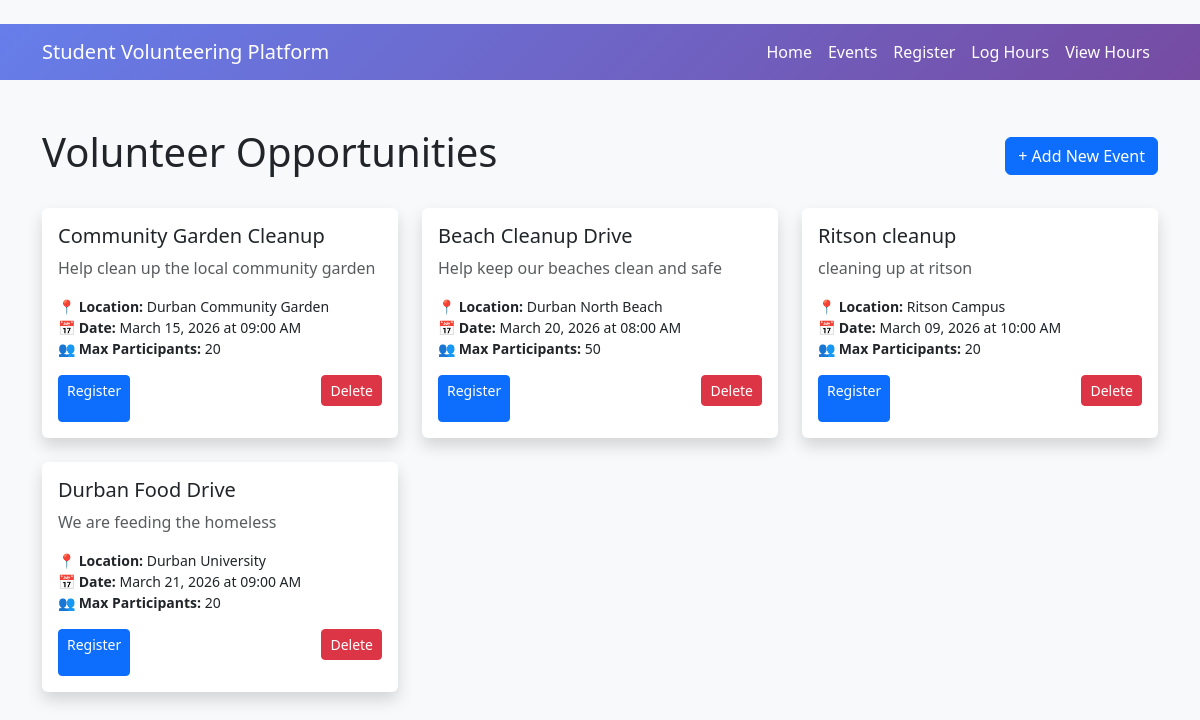
The app's page /events with its own data.
### backup_old_version/models.py (models this page shows, shortened)
class Event(db.Model):
    __tablename__ = 'events'
    id = db.Column(db.Integer, primary_key=True)
    title = db.Column(db.String(100), nullable=False)
    description = db.Column(db.Text, nullable=True)
    date = db.Column(db.DateTime, nullable=True)
    location = db.Column(db.String(200), nullable=True)
    max_participants = db.Column(db.Integer, default=0)
    registrations = db.relationship('Registration', backref='event', lazy=True)
    hour_logs = db.relationship('HourLog', backref='event', lazy=True)

### backup_old_version/app.py (the view)
    @app.route('/events')
    def events():
        all_events = Event.query.all()
        return render_template('events.html', events=all_events)

### backup_old_version/templates/events.html (shortened to what this page needs)
{% extends "base.html" %}
{% block content %}
<div class="d-flex justify-content-between align-items-center mb-4">
    <h1>Volunteer Opportunities</h1>
    <a href="{{ url_for('add_event') }}" class="btn btn-primary">+ Add New Event</a>
</div>
{% if events %}
    <div class="row">
        {% for event in events %}
        <div class="col-md-6 col-lg-4 mb-4">
            <div class="card h-100 shadow">
                <div class="card-body">
                    <h5 class="card-title">{{ event.title }}</h5>
                    <p class="card-text text-muted">{{ event.description or 'No description available' }}</p>
                    <ul class="list-unstyled mb-3 small">
                        <li><strong>📍 Location:</strong> {{ event.location or 'TBD' }}</li>
                        <li><strong>📅 Date:</strong> {{ event.date.strftime('%B %d, %Y at %I:%M %p') if event.date else 'TBD' }}</li>
                        <li><strong>👥 Max Participants:</strong> {{ event.max_participants }}</li>
                    </ul>
                    <div class="d-flex justify-content-between">
                        <a href="{{ url_for('register') }}" class="btn btn-primary btn-sm">Register</a>
                        <form action="{{ url_for('delete_event', id=event.id) }}" method="POST" class="d-inline" onsubmit="return confirm('Delete this event?');">
                            <button type="submit" class="btn btn-danger btn-sm">Delete</button>
                        </form>
                    </div>
                </div>
            </div>
        </div>
        {% endfor %}
    </div>
{% else %}
    <div class="alert alert-info">
        <h4>No events available</h4>
        <p>Be the first to <a href="{{ url_for('add_event') }}">create an event</a>!</p>
    </div>
{% endif %}
{% endblock %}

### backup_old_version/templates/base.html (shortened to what this page needs)
﻿<!DOCTYPE html>
<html lang="en">
<head>
    <link href="https://cdn.jsdelivr.net/npm/bootstrap@5.3.0/dist/css/bootstrap.min.css" rel="stylesheet">
</head>
<body>
    <nav class="navbar navbar-expand-lg navbar-dark">
        <div class="container">
            <a class="navbar-brand" href="/">Student Volunteering Platform</a>
            <div class="navbar-nav ms-auto">
                <a class="nav-link" href="/">Home</a>
                <a class="nav-link" href="/events">Events</a>
                <a class="nav-link" href="/register">Register</a>
                <a class="nav-link" href="/log-hours">Log Hours</a>
                <a class="nav-link" href="/hours">View Hours</a>
            </div>
        </div>
    </nav>
    <main class="container my-5">
        {% block content %}{% endblock %}
    </main>
</body>
</html>

### backup_old_version/templates/base.html (style rules this page uses)
body { background-color: #f8f9fa; }
.navbar { background: linear-gradient(135deg, #667eea 0%, #764ba2 100%); }
.navbar-brand, .nav-link { color: white !important; }
.card { border: none; box-shadow: 0 2px 10px rgba(0,0,0,0.1); }

### records on screen
Event: title "Community Garden Cleanup", description "Help clean up the local community garden", location "Durban Community Garden", date "March 15, 2026 at 09:00 AM", max_participants "20"
Event: title "Beach Cleanup Drive", description "Help keep our beaches clean and safe", location "Durban North Beach", date "March 20, 2026 at 08:00 AM", max_participants "50"
Event: title "Ritson cleanup", description "cleaning up at ritson", location "Ritson Campus", date "March 09, 2026 at 10:00 AM", max_participants "20"
Event: title "Durban Food Drive", description "We are feeding the homeless", location "Durban University", date "March 21, 2026 at 09:00 AM", max_participants "20"
